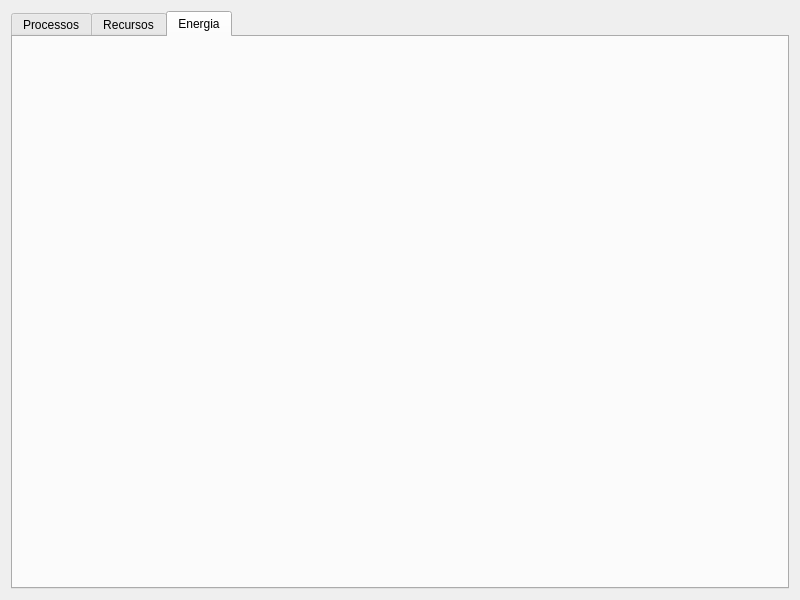
<?xml version="1.0" encoding="UTF-8"?>
<ui version="4.0">
 <class>SystemMonitor</class>
 <widget class="QMainWindow" name="SystemMonitor">
  <property name="geometry">
   <rect>
    <x>0</x>
    <y>0</y>
    <width>800</width>
    <height>600</height>
   </rect>
  </property>
  <property name="windowTitle">
   <string>System Monitor</string>
  </property>
  <widget class="QWidget" name="centralWidget">
   <layout class="QGridLayout" name="gridLayout">
    <item row="1" column="0">
     <widget class="QTabWidget" name="tabWidget">
      <property name="currentIndex">
       <number>2</number>
      </property>
      <widget class="QWidget" name="tabProcessos">
       <attribute name="title">
        <string>Processos</string>
       </attribute>
       <widget class="QWidget" name="verticalLayoutWidget">
        <property name="geometry">
         <rect>
          <x>10</x>
          <y>10</y>
          <width>155</width>
          <height>240</height>
         </rect>
        </property>
        <layout class="QVBoxLayout" name="verticalLayout">
         <item>
          <widget class="QGroupBox" name="groupBox">
           <property name="font">
            <font>
             <weight>75</weight>
             <bold>true</bold>
            </font>
           </property>
           <property name="title">
            <string>Finalizar Processo</string>
           </property>
           <layout class="QVBoxLayout" name="verticalLayout_2">
            <item>
             <widget class="QLabel" name="label">
              <property name="font">
               <font>
                <weight>50</weight>
                <bold>false</bold>
               </font>
              </property>
              <property name="text">
               <string>PID</string>
              </property>
              <property name="alignment">
               <set>Qt::AlignCenter</set>
              </property>
             </widget>
            </item>
            <item>
             <widget class="QLineEdit" name="lePID">
              <property name="font">
               <font>
                <weight>50</weight>
                <bold>false</bold>
               </font>
              </property>
             </widget>
            </item>
            <item>
             <widget class="QPushButton" name="pbKill">
              <property name="font">
               <font>
                <weight>50</weight>
                <bold>false</bold>
               </font>
              </property>
              <property name="text">
               <string>Kill</string>
              </property>
             </widget>
            </item>
           </layout>
          </widget>
         </item>
         <item>
          <widget class="QPushButton" name="pbUpdate">
           <property name="text">
            <string>Atualizar</string>
           </property>
          </widget>
         </item>
         <item>
          <widget class="QComboBox" name="cbFilter">
           <item>
            <property name="text">
             <string>Filtro por CPU</string>
            </property>
           </item>
           <item>
            <property name="text">
             <string>Filtro por Thread</string>
            </property>
           </item>
           <item>
            <property name="text">
             <string>Filtro por Memória</string>
            </property>
           </item>
           <item>
            <property name="text">
             <string>Filtro Gourmet</string>
            </property>
           </item>
          </widget>
         </item>
         <item>
          <spacer name="verticalSpacer">
           <property name="orientation">
            <enum>Qt::Vertical</enum>
           </property>
           <property name="sizeHint" stdset="0">
            <size>
             <width>20</width>
             <height>40</height>
            </size>
           </property>
          </spacer>
         </item>
        </layout>
       </widget>
      </widget>
      <widget class="QWidget" name="tabRecursos">
       <attribute name="title">
        <string>Recursos</string>
       </attribute>
       <layout class="QGridLayout" name="gridLayout_2">
        <item row="0" column="0">
         <layout class="QVBoxLayout" name="verticalLayout_3">
          <item>
           <widget class="QGroupBox" name="gbCPU">
            <property name="title">
             <string>Histórico de CPU</string>
            </property>
            <layout class="QVBoxLayout" name="verticalLayout_4">
             <item>
              <widget class="QCustomPlot" name="chartCPU" native="true"/>
             </item>
            </layout>
           </widget>
          </item>
          <item>
           <widget class="QGroupBox" name="gbMemory">
            <property name="title">
             <string>Histórico de Memória</string>
            </property>
            <layout class="QVBoxLayout" name="verticalLayout_5">
             <item>
              <widget class="QCustomPlot" name="chartMemory" native="true"/>
             </item>
            </layout>
           </widget>
          </item>
         </layout>
        </item>
       </layout>
      </widget>
      <widget class="QWidget" name="tabEnergia">
       <attribute name="title">
        <string>Energia</string>
       </attribute>
       <layout class="QGridLayout" name="gridLayout_3">
        <item row="0" column="0">
         <layout class="QHBoxLayout" name="horizontalLayout">
          <item>
           <widget class="QCustomPlot" name="chartCharge" native="true"/>
          </item>
          <item>
           <widget class="QCustomPlot" name="chartDischarge" native="true"/>
          </item>
         </layout>
        </item>
       </layout>
      </widget>
     </widget>
    </item>
   </layout>
  </widget>
 </widget>
 <layoutdefault spacing="6" margin="11"/>
 <customwidgets>
  <customwidget>
   <class>QCustomPlot</class>
   <extends>QWidget</extends>
   <header>qcustomplot.h</header>
  </customwidget>
 </customwidgets>
 <resources/>
 <connections/>
</ui>
